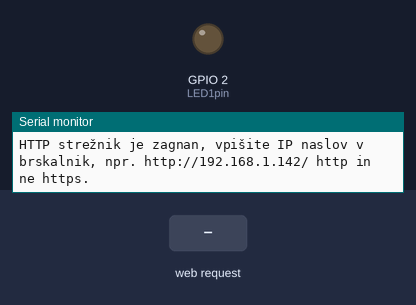
The program below on a simulated ESP32. Shown: output pins drawn as LEDs (lit = HIGH), the last lines printed to the serial monitor. The inputs (shaded band) are chosen by the test bench. WiFi joins after 1.5 s; servers stay silent unless stated.

Above: at 5.7 s.
5.8 s: HTTP request GET /1 received
At 6.7 s:
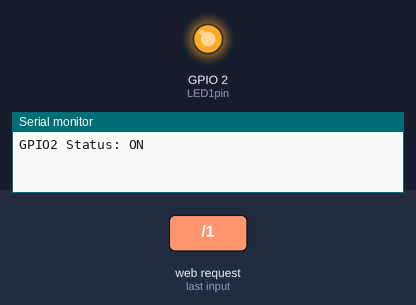
7.3 s: HTTP request GET /0 received
At 7.8 s:
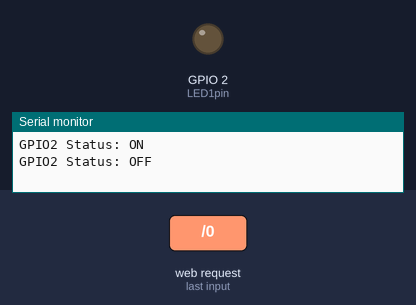
Timing chart, 0 to 10.3 s (numbered marks = the images above; inputs shaded):
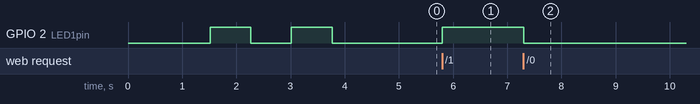

Measured:
- after the input at 5.8 s, GPIO 2 (LED1pin): LOW → HIGH at once
- after the input at 7.3 s, GPIO 2 (LED1pin): HIGH → LOW at once

The program:

main.cpp
```cpp
#include <Arduino.h>
#include <WiFi.h>
#include <WebServer.h>

const char* ssid = "kibernetika";
const char* password = "norbert1948";

uint8_t LED1pin = 2; // 8 bit integer spremenljivka, kratka celoštevilska spremenljivka (0-255)
bool LED1status = LOW; // LED je lahko ugasnjena (LOW) ali prižgana (HIGH), boolean spremenljivka

// na portu 80, ki je prednastavljeni port, vzpostavimo spletni strežnik
WebServer server(80); // objekt server razreda WebServer, kot argument konstruktorske funkcije podamo vrednost 80

const char HTML0[] PROGMEM = R"rawliteral(
<!DOCTYPE html>
<html lang="sl">
<head>
    <meta charset="UTF-8">
    <style>
        html  {font-family: Helvetica; text-align: center;}
        body  {margin-top: 50px;}
        h1    {color: #444444; margin: 50px auto 30px;}
        h3    {color: #444444; margin-bottom: 50px;}
        .gumb {
        background-color: #3499db; /* določimo barvo ozadja (svetlo modra) */
        display: block; /* ustvarimo element blok - cela širina */
        width: 200px; /* širino nastavimo na 200px, da povezava ni čez celo stran */
        color: white; /* barva besedila je bela */
        padding: 13px 30px; /* dodamo oblazinjenje (top-bottom 13px, left-rigth 30px) */
        text-decoration: none; /* umaknemo podčrtanje povezave (uporabno, če povezavo oblikujemo kot gumb) */
        font-size: 25px; /* velikost besedila je 25px */
        margin: 0px auto 35px; /* gumb postavimo sredinsko in ddoamo 35px robu na spodnji strani */
        border-radius: 4px; /* rahlo zaoblimo vogale gumba */
        }
        p {font-size: 20px; color: #222222; margin-bottom: 10px;}
    </style>
    <meta name="viewport" content="width=device-width, initial-scale=1.0">
    <title>esp32</title>
</head>
<body>
    <h1>esp32 spletni strežnik</h1>
    <h3>Priklop na WiFi usmerjevalnik</h3>
    <a class="gumb" href="/1">Prižgi LED</a>
    <a class="gumb" href="/0">Ugasni LED</a>
    <p>Prejet ukaz za izklop LED diode.</p>
</body>
</html>
)rawliteral";


const char HTML1[] PROGMEM = R"rawliteral(
<!DOCTYPE html>
<html lang="sl">
<head>
    <meta charset="UTF-8">
    <style>
        html  {font-family: Helvetica; text-align: center;}
        body  {margin-top: 50px;}
        h1    {color: #444444; margin: 50px auto 30px;}
        h3    {color: #444444; margin-bottom: 50px;}
        .gumb {
        background-color: #3499db; /* določimo barvo ozadja (svetlo modra) */
        display: block; /* ustvarimo element blok - cela širina */
        width: 200px; /* širino nastavimo na 200px, da povezava ni čez celo stran */
        color: white; /* barva besedila je bela */
        padding: 13px 30px; /* dodamo oblazinjenje (top-bottom 13px, left-rigth 30px) */
        text-decoration: none; /* umaknemo podčrtanje povezave (uporabno, če povezavo oblikujemo kot gumb) */
        font-size: 25px; /* velikost besedila je 25px */
        margin: 0px auto 35px; /* gumb postavimo sredinsko in ddoamo 35px robu na spodnji strani */
        border-radius: 4px; /* rahlo zaoblimo vogale gumba */
        }
        p {font-size: 20px; color: #222222; margin-bottom: 10px;}
    </style>
    <meta name="viewport" content="width=device-width, initial-scale=1.0">
    <title>esp32</title>
</head>
<body>
    <h1>esp32 spletni strežnik</h1>
    <h3>Priklop na WiFi usmerjevalnik</h3>
    <a class="gumb" href="/1">Prižgi LED</a>
    <a class="gumb" href="/0">Ugasni LED</a>
    <p>Prejet ukaz za vklop LED diode.</p>
</body>
</html>
)rawliteral";

const char HTML3[] PROGMEM = R"rawliteral(
<!DOCTYPE html>
<html lang="sl">
<head>
    <meta charset="UTF-8">
    <style>
        html  {font-family: Helvetica; text-align: center;}
        body  {margin-top: 50px;}
        h1    {color: #444444; margin: 50px auto 30px;}
        h3    {color: #444444; margin-bottom: 50px;}
        .gumb {
        background-color: #3499db; /* določimo barvo ozadja (svetlo modra) */
        display: block; /* ustvarimo element blok - cela širina */
        width: 200px; /* širino nastavimo na 200px, da povezava ni čez celo stran */
        color: white; /* barva besedila je bela */
        padding: 13px 30px; /* dodamo oblazinjenje (top-bottom 13px, left-rigth 30px) */
        text-decoration: none; /* umaknemo podčrtanje povezave (uporabno, če povezavo oblikujemo kot gumb) */
        font-size: 25px; /* velikost besedila je 25px */
        margin: 0px auto 35px; /* gumb postavimo sredinsko in ddoamo 35px robu na spodnji strani */
        border-radius: 4px; /* rahlo zaoblimo vogale gumba */
        }
        p {font-size: 20px; color: #222222; margin-bottom: 10px;}
    </style>
    <meta name="viewport" content="width=device-width, initial-scale=1.0">
    <title>esp32</title>
</head>
<body>
    <h1>esp32 spletni strežnik</h1>
    <h3>Priklop na WiFi usmerjevalnik</h3>
    <a class="gumb" href="/1">Prižgi LED</a>
    <a class="gumb" href="/0">Ugasni LED</a>
    <p>http strežnik je zagnan.</p>
</body>
</html>
)rawliteral";

// določimo, kaj se dogodi, če uporabnik vnese
// korenski ("root") naslov našega spletnega strežnika na modulu esp32
//  t.j. http://192.168.1.170/ (zadnja poševnica označuje "root")
void handle_root(){ // če bo strežnik dobil zahtevo, t.j. "request"
  server.send(200, "text/html", HTML3); // bo vrnil odgovor ("response") spletno stran
  // katere vsebina je tokrat v spremenljivki z imenom HTML
  // 200 predstavlja kodo za OK oz. vse je v redu
  // kot odgovor vrnemo niz oz. "String" "Pozdravljen svet iz esp32!"
}

void handle_led1on(){
  LED1status = HIGH;
  Serial.println("GPIO2 Status: ON"); // General Purpose Input Output
  server.send(200, "text/html", HTML1); // kot odgovor posredujemo spletno stran, ki je v spremenljivki char [] HTML1
}

void handle_led1off(){
  LED1status = LOW;
  Serial.println("GPIO2 Status: OFF");
  server.send(200, "text/html", HTML0); // kot odgovor posredujemo spletno stran, ki je v spremenljivki HTML0
}

void handle_NotFound(){ // v primeru, da spletne strani ni bilo moč najti na strežniku
  server.send(404, "text/html; charset=utf-8", "Spletne strani ni bilo moč najti na esp32 spletnem strežniku."); // uporabnika obvestimo, da spletne strani nismo uspeli najti na strežniku
}

void setup() {
  // put your setup code here, to run once:
  // tu zapišemo kodo, ki se izvede le enkrat, ob zagonu, to so nastavitve

  Serial.begin(115200); // komunikacija preko serijskega protokola s hitrostjo 115200 bitov/s

  WiFi.begin(ssid, password); // poženemo WiFi

  while(WiFi.status() != WL_CONNECTED){ // dokler povezava z WiFi routerjem ni vzpostavljena
    delay(500);
    Serial.println("Povezovanje na WiFi omrežje v teku...");
  }

  Serial.println("Povezava z WiFi omrežjem je vzpostavljena.");
  Serial.print("IP naslov modula = ");
  Serial.println(WiFi.localIP()); // izpišemo IP številko modula

  server.on("/", handle_root); // tu povemo, kaj naj se dogodi, če kot zahtevo prejmemo poševnico "/"
  server.on("/1", handle_led1on); // če klient v Chrome zapiše /1, se bo sprožila funkcija handle_led1on
  server.on("/0", handle_led1off); // če klient v Chrome zapiše /0, se bo sprožila funkcija handle_led1off
  server.onNotFound(handle_NotFound); // v primeru, da spletne strani ni bilo moč najti sprožimo funkcijo rokovanja NotFound
  server.begin(); // poženemo spletni strežnik na našem modulu esp32
  Serial.println("HTTP strežnik je zagnan, vpišite IP naslov v brskalnik, npr. http://192.168.1.142/ http in ne https.");

  pinMode(LED1pin, OUTPUT); // pin 2 definiramo kot izhodi pin oz. nožico
  digitalWrite(LED1pin, HIGH);  // na nožico št. 2 zapišemo visoko vrednost
  delay(750); // zakasnitev v milisekundah [ms]
  digitalWrite(LED1pin, LOW); // na nožico št. 2. zapišemo nizko vrednost
  delay(750); // zakasnitev v milisekundah [ms]
  digitalWrite(LED1pin, HIGH);  // na nožico št. 2 zapišemo visoko vrednost
  delay(750); // zakasnitev v milisekundah [ms]
  digitalWrite(LED1pin, LOW); // na nožico št. 2. zapišemo nizko vrednost
  delay(750); // zakasnitev v milisekundah [ms]
}

void loop() {
  // put your main code here, to run repeatedly:
  // tu zapišemo kodo, ki se ponavljajoče izvaja:
  server.handleClient(); // poslušamo zahteve ("request-e") klientov

  if(LED1status){
    digitalWrite(LED1pin, HIGH);
  }
  else{
    digitalWrite(LED1pin, LOW);
  }
}
```
